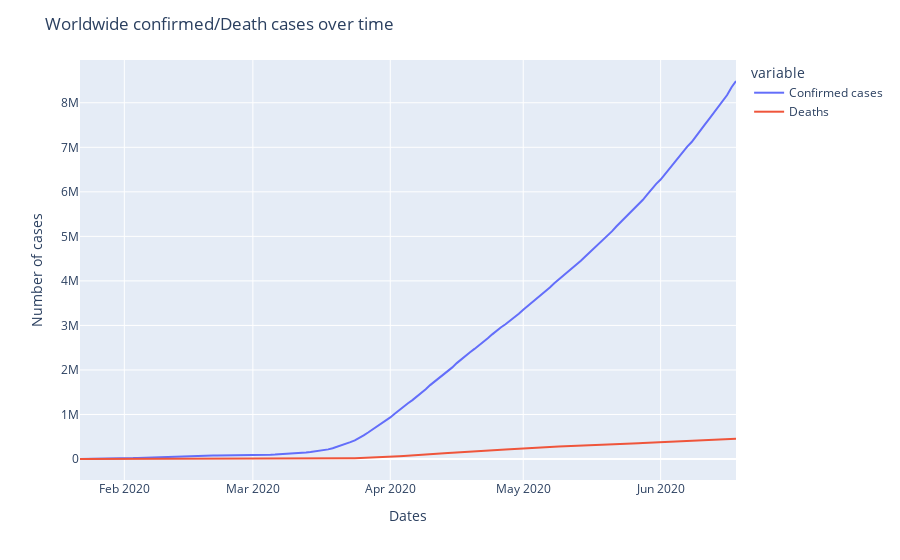

The notebook cell this image was saved under:
### Code cell
worldcasesmelt = worldcases.melt(id_vars= ['Date'], value_vars= ['Confirmed cases', 'Deaths'])
fig = px.line(worldcasesmelt, x = "Date", y = "value", color= 'variable')
fig.update_layout(title = "Worldwide confirmed/Death cases over time", xaxis_title = 'Dates', yaxis_title = 'Number of cases')
fig.show()

### Figure 1 — Plotly figure (JSON) as saved in the notebook; plotly's stock layout.template omitted (floating-point values rounded to 4 significant figures; data arrays with more than 128 entries replaced by an {"elided": "..."} marker saying what was removed)
{"data": [{"hovertemplate": "variable=Confirmed cases<br>Date=%{x}<br>value=%{y}<extra></extra>", "legendgroup": "Confirmed cases", "line": {"color": "#636efa", "dash": "solid"}, "mode": "lines", "name": "Confirmed cases", "showlegend": true, "type": "scatter", "x": {"elided": "149 str values"}, "xaxis": "x", "y": {"elided": "149 int values"}, "yaxis": "y"}, {"hovertemplate": "variable=Deaths<br>Date=%{x}<br>value=%{y}<extra></extra>", "legendgroup": "Deaths", "line": {"color": "#EF553B", "dash": "solid"}, "mode": "lines", "name": "Deaths", "showlegend": true, "type": "scatter", "x": {"elided": "149 str values"}, "xaxis": "x", "y": {"elided": "149 int values"}, "yaxis": "y"}], "layout": {"legend": {"title": {"text": "variable"}, "tracegroupgap": 0}, "margin": {"t": 60}, "title": {"text": "Worldwide confirmed/Death cases over time"}, "xaxis": {"anchor": "y", "domain": [0, 1], "title": {"text": "Dates"}}, "yaxis": {"anchor": "x", "domain": [0, 1], "title": {"text": "Number of cases"}}}}
